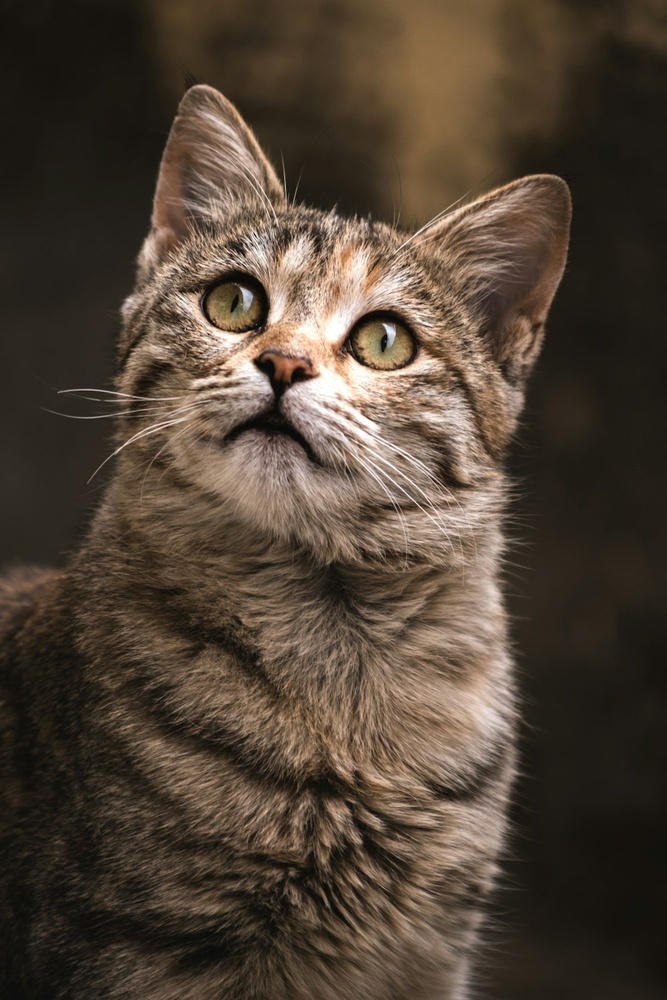
#> input picture photo.jpeg, 667 x 1000 px, shrunk from 1000 x 1500 before the run
$ python MorphologicalFilters.py
#> lines starting #> are read from the running program, lines starting #| are printed output that depends on the picture; after the words box and inside, x2 and y2 are one past the last pixel; in counts of white or black regions, pixels touching at a corner belong together
import cv2
import numpy as np
import matplotlib.pyplot as plt

# Configure matplotlib for proper display (no font issues for English)
plt.rcParams['axes.unicode_minus'] = False  # Fix negative sign display


def load_and_preprocess(image_path):
    """Load the image and preprocess it (convert to grayscale + binarization; morphological ops work best on binary images)"""
    # Read the image (OpenCV uses BGR format by default)
    img = cv2.imread(image_path)
    if img is None:
        raise FileNotFoundError(f"Failed to read image: {image_path}\nPlease check if the path is correct.")

    # Convert to grayscale (morphological operations typically run on single-channel images)
    gray = cv2.cvtColor(img, cv2.COLOR_BGR2GRAY)

    # Binarization: Convert grayscale image to black-white binary image
    # Threshold = 127: Pixels > 127 → 255 (white, foreground); Pixels < 127 → 0 (black, background)
    _, binary = cv2.threshold(gray, 127, 255, cv2.THRESH_BINARY)

    return img, gray, binary


def create_kernel(kernel_size=(3, 3), kernel_type="rect"):
    """Create a structuring element (Kernel): the "tool" for morphological operations"""
    if kernel_type == "rect":
        kernel = cv2.getStructuringElement(cv2.MORPH_RECT, kernel_size)  # Rectangular kernel
    elif kernel_type == "ellipse":
        kernel = cv2.getStructuringElement(cv2.MORPH_ELLIPSE, kernel_size)  # Elliptical kernel
    elif kernel_type == "cross":
        kernel = cv2.getStructuringElement(cv2.MORPH_CROSS, kernel_size)  # Cross-shaped kernel
    else:
        raise ValueError("Kernel type only supports 'rect', 'ellipse', or 'cross'")

    return kernel


def morphological_operations(binary_img, kernel):
    """Implement 7 common morphological operations"""
    # 1. Erosion: Shrinks foreground objects
    erosion = cv2.erode(binary_img, kernel, iterations=1)
    # 2. Dilation: Expands foreground objects
    dilation = cv2.dilate(binary_img, kernel, iterations=1)
    # 3. Opening: Erosion → Dilation (removes background noise)
    opening = cv2.morphologyEx(binary_img, cv2.MORPH_OPEN, kernel)
    # 4. Closing: Dilation → Erosion (fills foreground holes)
    closing = cv2.morphologyEx(binary_img, cv2.MORPH_CLOSE, kernel)
    # 5. Morphological Gradient: Dilation - Erosion (extracts edges)
    gradient = cv2.morphologyEx(binary_img, cv2.MORPH_GRADIENT, kernel)
    # 6. Top Hat: Original - Opening (highlights bright small regions)
    top_hat = cv2.morphologyEx(binary_img, cv2.MORPH_TOPHAT, kernel)
    # 7. Black Hat: Closing - Original (highlights dark small regions)
    black_hat = cv2.morphologyEx(binary_img, cv2.MORPH_BLACKHAT, kernel)

    return {

        "Erosion": erosion,
        "Dilation": dilation,
        "Opening": opening,
        "Closing": closing,
        "Morphological Gradient": gradient,
        "Top Hat": top_hat,
        "Black Hat": black_hat
    }


def show_results(original_img, gray_img, operations_results):
    """Display all results in a 3x3 grid"""
    fig, axes = plt.subplots(3, 3, figsize=(18, 15))
    axes = axes.flatten()

    # 1. Original color image (convert BGR → RGB for matplotlib)
    axes[0].imshow(cv2.cvtColor(original_img, cv2.COLOR_BGR2RGB))
    axes[0].set_title("Original Color Image")
    axes[0].axis("off")

    # 2. Grayscale image
    axes[1].imshow(gray_img, cmap="gray")
    axes[1].set_title("Grayscale Image")
    axes[1].axis("off")

    # 3-9. Morphological operation results
    for i, (title, img) in enumerate(operations_results.items(), start=2):
        axes[i].imshow(img, cmap="gray")
        axes[i].set_title(title)
        axes[i].axis("off")

    plt.tight_layout()
    plt.show()


def main():
    # --------------------------
    # MODIFIED: Your image path
    # --------------------------
    image_path = r"photo.jpeg"
    kernel_size = (5, 5)  # Adjustable (e.g., (3,3) for weaker effect, (7,7) for stronger)
    kernel_type = "rect"  # Optional: "rect", "ellipse", "cross"

    try:
        # Step 1: Load and preprocess image
        original_img, gray_img, binary_img = load_and_preprocess(image_path)
#> in load_and_preprocess, img is the input picture: shape (1000, 667, 3); mean B, G, R 53.5, 66.7, 79.8
#> in load_and_preprocess, `gray = cv2.cvtColor(img, cv2.COLOR_BGR2GRAY)`:
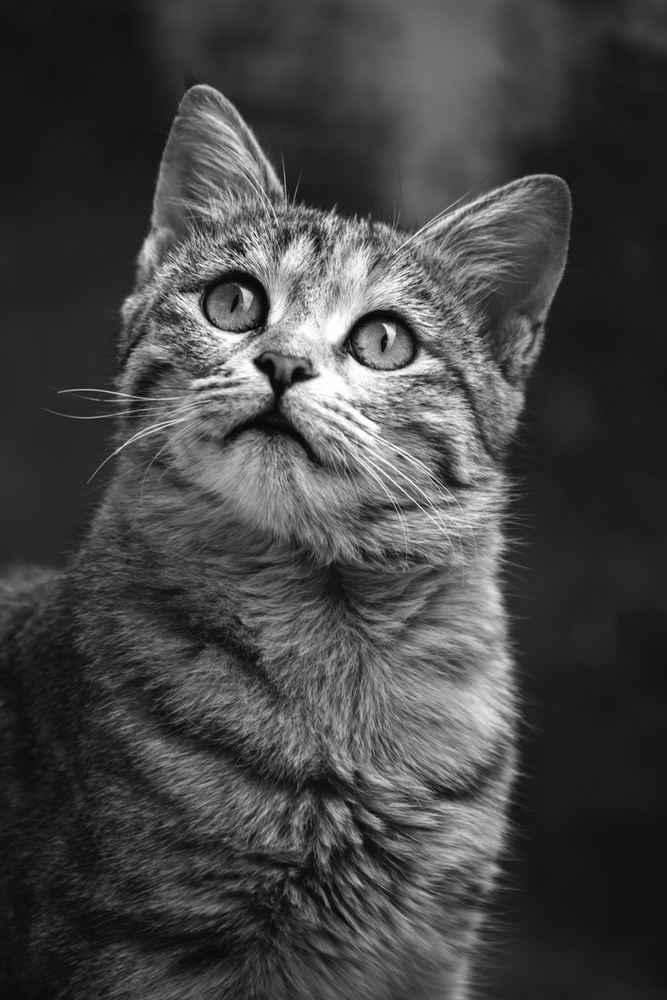
#> gray: shape (1000, 667); min 3, max 255, mean 69.1
#> in load_and_preprocess, `_, binary = cv2.threshold(gray, 127, 255, cv2.THRESH_BINARY)`:
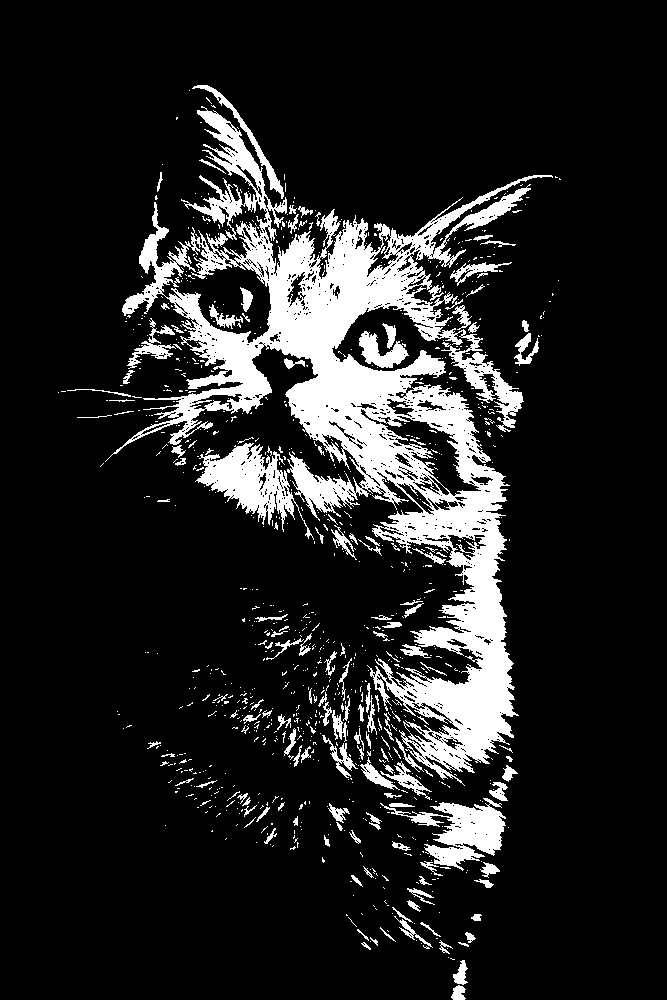
#> binary: shape (1000, 667); 13.7% white; 965 white regions (820 under 20 px), largest, box (x1, y1, x2, y2) and area: (105, 106, 553, 786) 67826, (195, 443, 314, 540) 4149, (380, 798, 506, 871) 3588

        # Step 2: Create structuring element
        kernel = create_kernel(kernel_size, kernel_type)
        print(f"Using Kernel: Type={kernel_type}, Size={kernel_size}")
        print("Kernel Matrix:\n", kernel)

        # Step 3: Run morphological operations
        results = morphological_operations(binary_img, kernel)
#> in morphological_operations, `erosion = cv2.erode(binary_img, kernel, iterations=1)`: erosion: shape (1000, 667); 5.1% white; 205 white regions (154 under 20 px), largest, box (x1, y1, x2, y2) and area: (259, 227, 442, 480) 12900, (416, 521, 511, 757) 7557, (395, 388, 503, 537) 3008
#> in morphological_operations, `dilation = cv2.dilate(binary_img, kernel, iterations=1)`: dilation: shape (1000, 667); 24.6% white; 96 white regions, largest, box (x1, y1, x2, y2) and area: (56, 83, 563, 914) 145517, (253, 610, 337, 663) 1867, (158, 748, 225, 815) 1596
#> in morphological_operations, `opening = cv2.morphologyEx(binary_img, cv2.MORPH_OPEN, kernel)`:
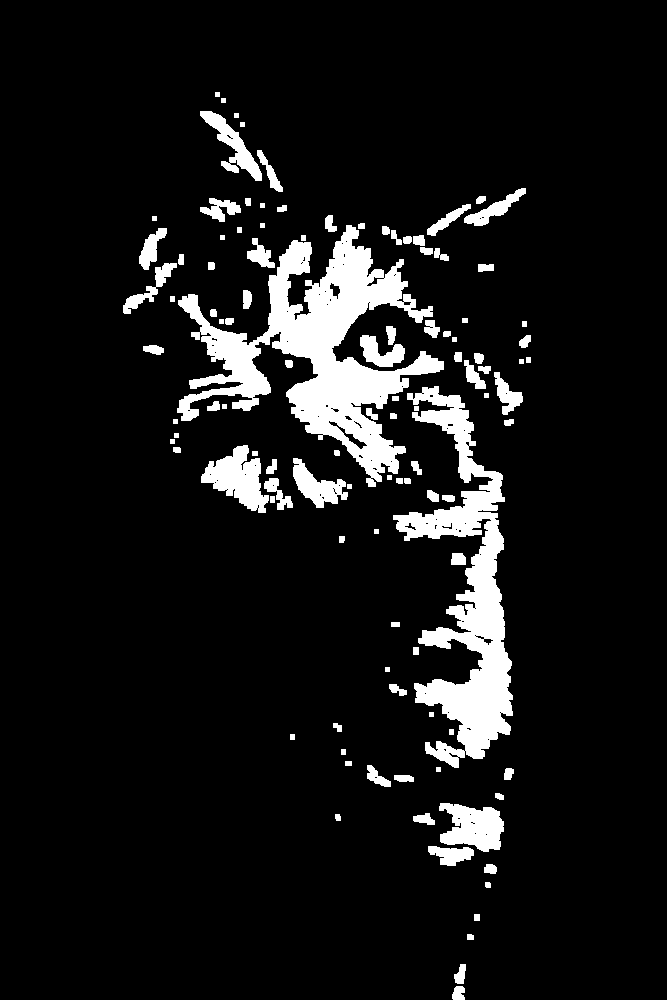
#> opening: shape (1000, 667); 8.8% white; 110 white regions, largest, box (x1, y1, x2, y2) and area: (177, 225, 444, 487) 22931, (393, 386, 513, 768) 16476, (201, 445, 269, 513) 2401
#> in morphological_operations, `closing = cv2.morphologyEx(binary_img, cv2.MORPH_CLOSE, kernel)`:
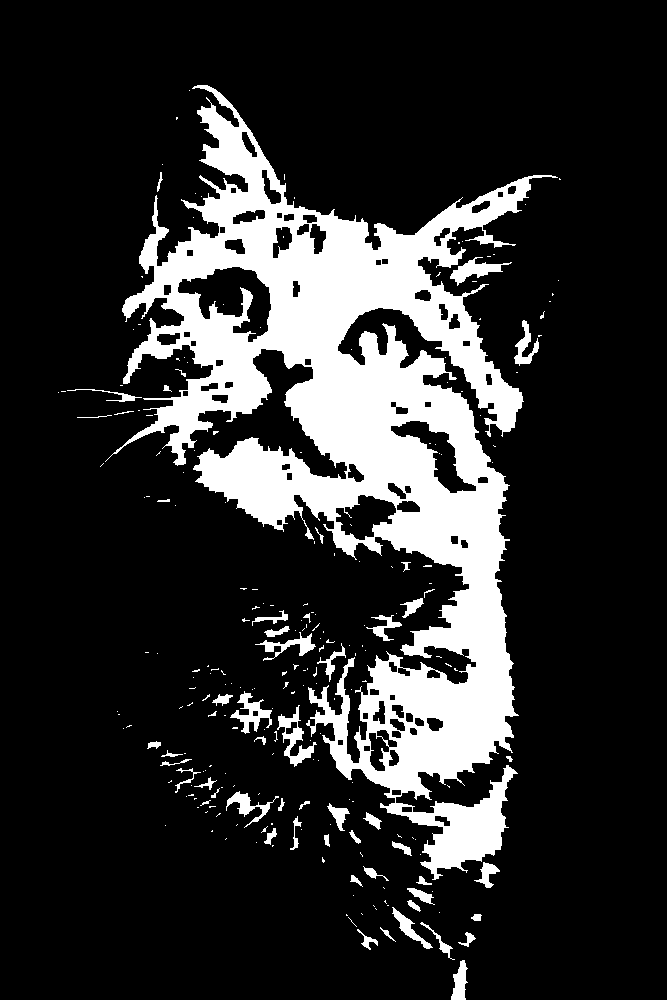
#> closing: shape (1000, 667); 18% white; 239 white regions (183 under 20 px), largest, box (x1, y1, x2, y2) and area: (105, 85, 558, 880) 110838, (277, 705, 317, 767) 766, (230, 691, 272, 734) 668
#> in morphological_operations, `gradient = cv2.morphologyEx(binary_img, cv2.MORPH_GRADIENT, kernel)`:
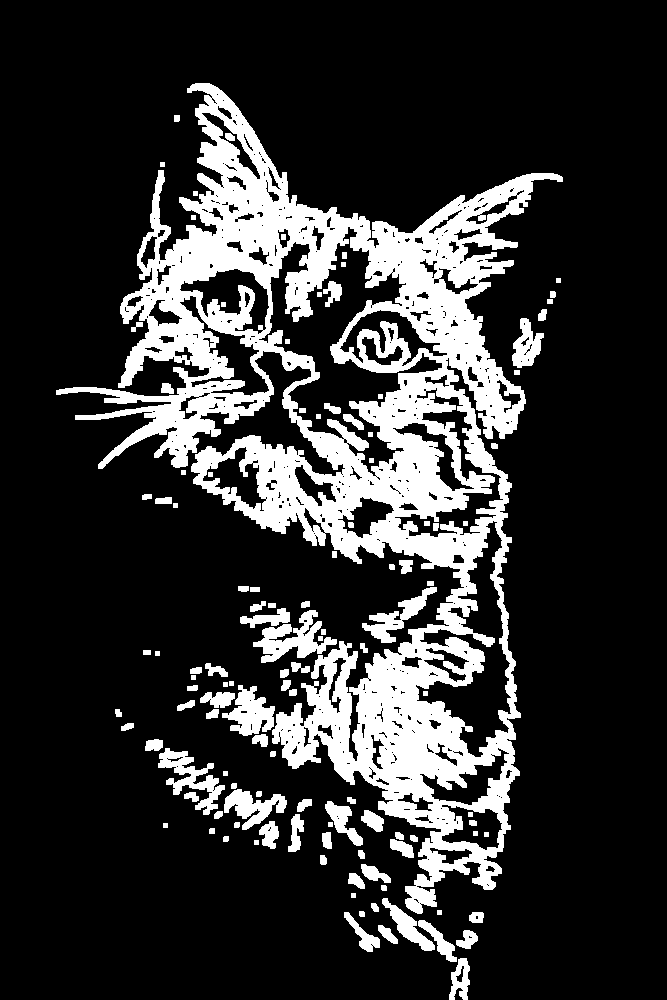
#> gradient: shape (1000, 667); 19.5% white; 118 white regions, largest, box (x1, y1, x2, y2) and area: (56, 83, 563, 914) 110435, (253, 610, 337, 663) 1867, (158, 748, 225, 815) 1596
#> in morphological_operations, `top_hat = cv2.morphologyEx(binary_img, cv2.MORPH_TOPHAT, kernel)`: top_hat: shape (1000, 667); 4.9% white in thin lines or dots, all inside (x1, y1, x2, y2) = (58, 85, 561, 999)
#> in morphological_operations, `black_hat = cv2.morphologyEx(binary_img, cv2.MORPH_BLACKHAT, kernel)`:
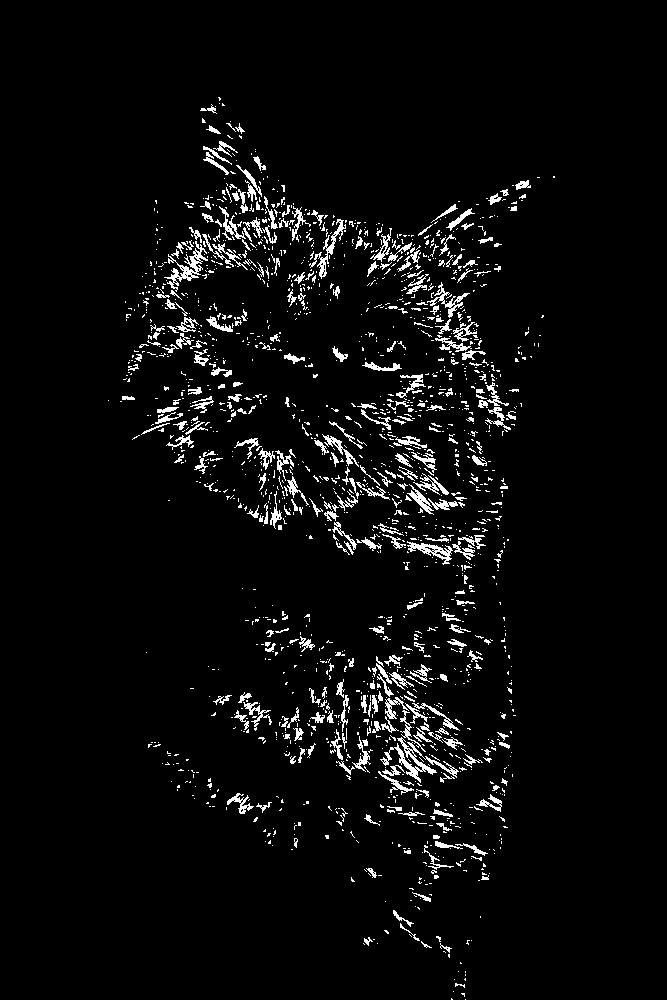
#> black_hat: shape (1000, 667); 4.3% white in thin lines or dots, all inside (x1, y1, x2, y2) = (108, 97, 555, 1000)
#> results = 7 items

        # Step 4: Show results
        show_results(original_img, gray_img, results)
#> the loop in show_results, `for i, (title, img) in enumerate(operations_results.items(), start=2):` made 7 passes
#> title on passes 1 to 7: 'Erosion', 'Dilation', 'Opening', 'Closing', 'Morphological Gradient', 'Top Hat', 'Black Hat'
#> in show_results, `plt.show()`:
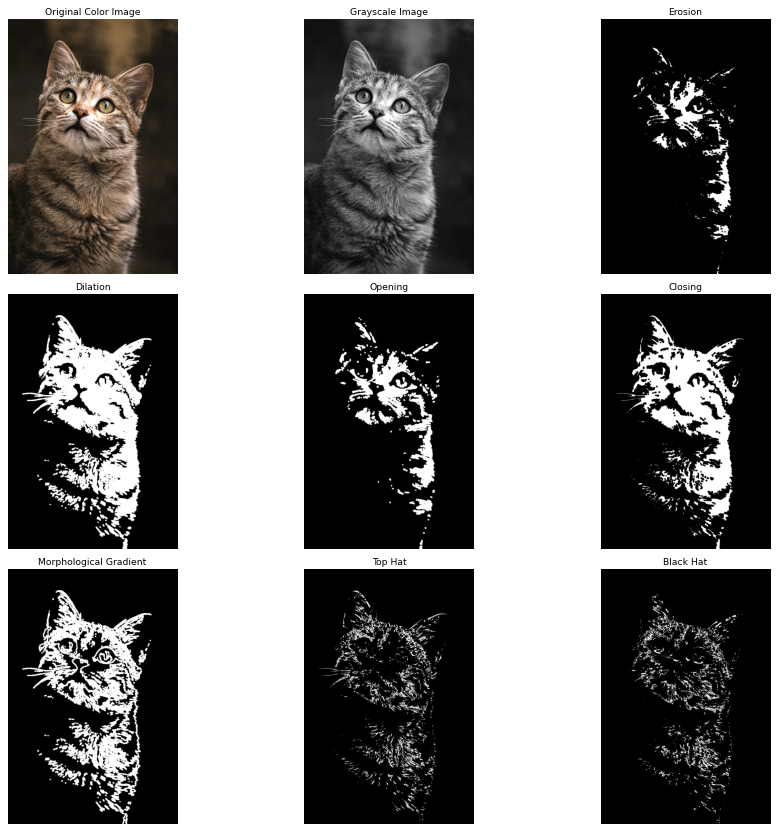
#> figure drawn by matplotlib, 9 panels

    except Exception as e:
        print(f"Error: {str(e)}")


if __name__ == "__main__":
    main()

$ run again, with 111.png saved as photo.jpeg
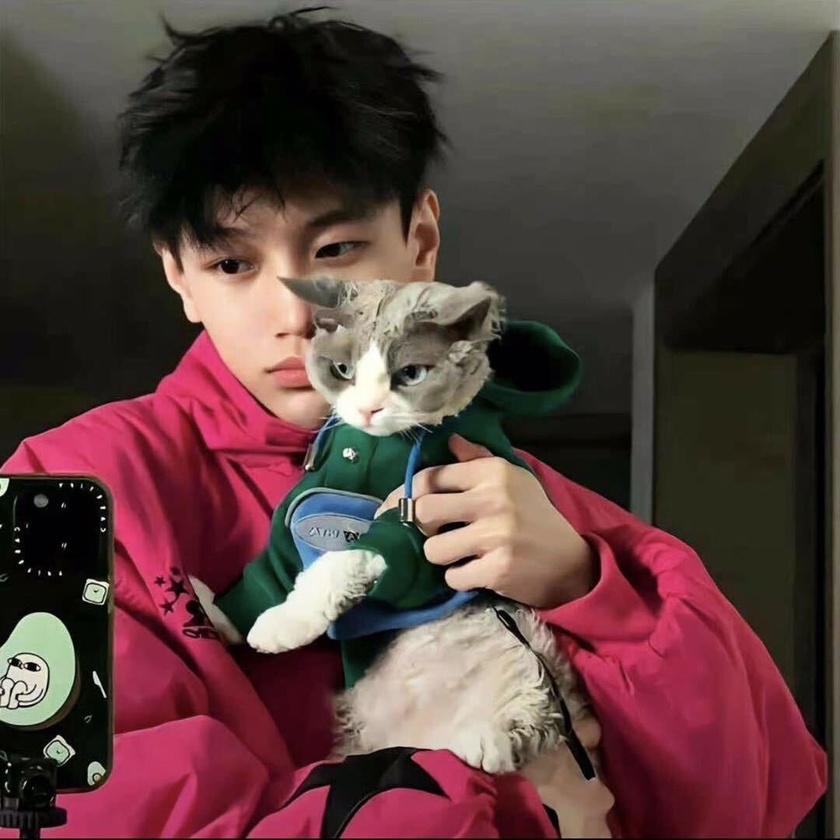
#> input picture 111.png, 840 x 840 px, shrunk from 1080 x 1079 before the run
#> in load_and_preprocess, img is the input picture: shape (840, 840, 3); mean B, G, R 61.7, 63.3, 89.5
#> in load_and_preprocess, `_, binary = cv2.threshold(gray, 127, 255, cv2.THRESH_BINARY)`:
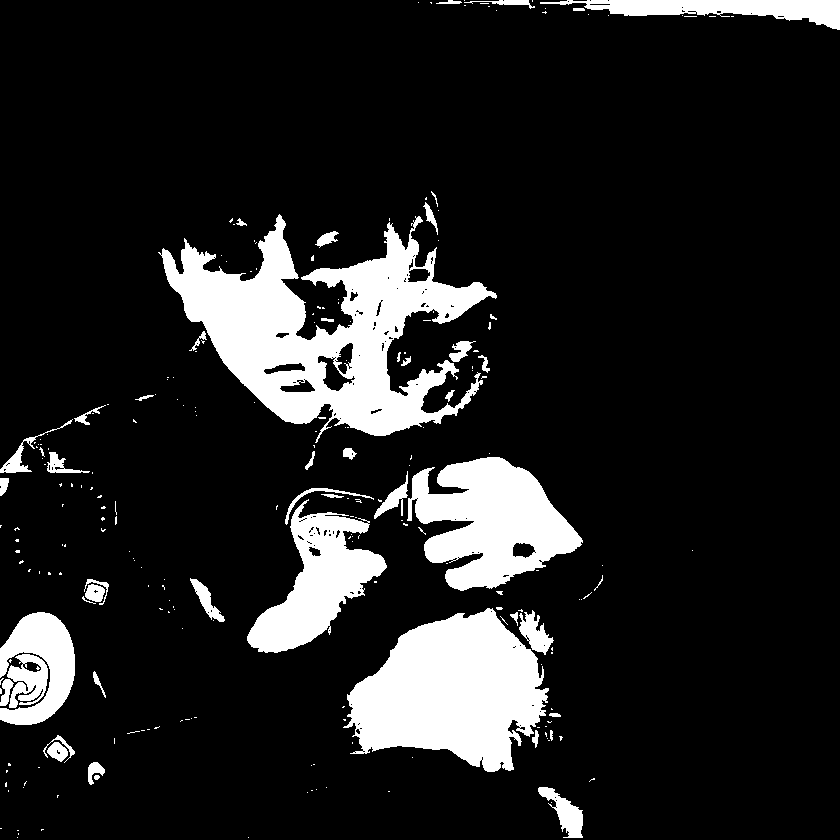
#> binary: shape (840, 840); 13.5% white; 242 white regions (192 under 20 px), largest, box (x1, y1, x2, y2) and area: (158, 214, 497, 443) 32038, (343, 608, 549, 772) 21652, (407, 457, 583, 591) 14013
#> erosion: shape (840, 840); 10.2% white; 45 white regions (16 under 20 px), largest, box (x1, y1, x2, y2) and area: (164, 219, 490, 434) 24531, (349, 611, 545, 770) 19437, (414, 459, 579, 588) 11723
#> dilation: shape (840, 840); 17.4% white; 89 white regions, largest, box (x1, y1, x2, y2) and area: (156, 189, 499, 472) 41378, (245, 451, 585, 655) 29620, (340, 605, 563, 774) 25837
#> opening: shape (840, 840); 12.6% white; 36 white regions, largest, box (x1, y1, x2, y2) and area: (162, 217, 492, 436) 30596, (347, 609, 547, 772) 21213, (412, 457, 581, 590) 13799
#> closing: shape (840, 840); 14.2% white; 126 white regions (99 under 20 px), largest, box (x1, y1, x2, y2) and area: (158, 197, 497, 443) 34021, (247, 453, 583, 653) 25166, (343, 607, 561, 772) 23341
#> gradient: shape (840, 840); 7.2% white; 104 white regions, largest, box (x1, y1, x2, y2) and area: (156, 189, 499, 472) 14133, (245, 451, 585, 655) 10279, (340, 605, 563, 774) 6020
#> top_hat: shape (840, 840); 0.89% white in thin lines or dots
#> in morphological_operations, `black_hat = cv2.morphologyEx(binary_img, cv2.MORPH_BLACKHAT, kernel)`:
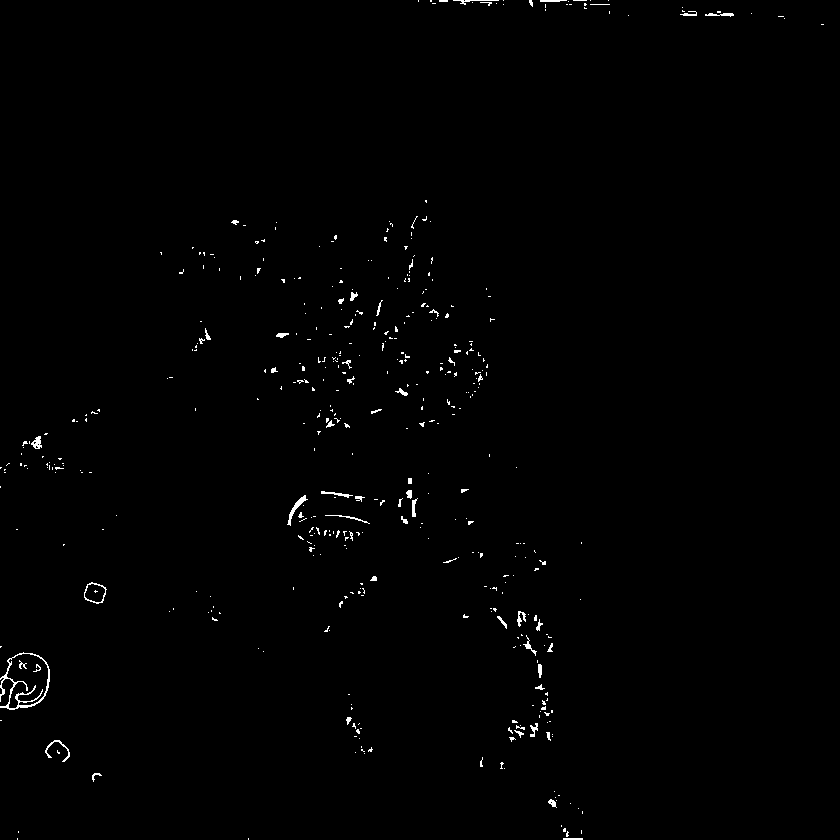
#> black_hat: shape (840, 840); 0.66% white in thin lines or dots
#> results = 7 items
#> the loop in show_results, `for i, (title, img) in enumerate(operations_results.items(), start=2):` made 7 passes
#> title on passes 1 to 7: 'Erosion', 'Dilation', 'Opening', 'Closing', 'Morphological Gradient', 'Top Hat', 'Black Hat'
